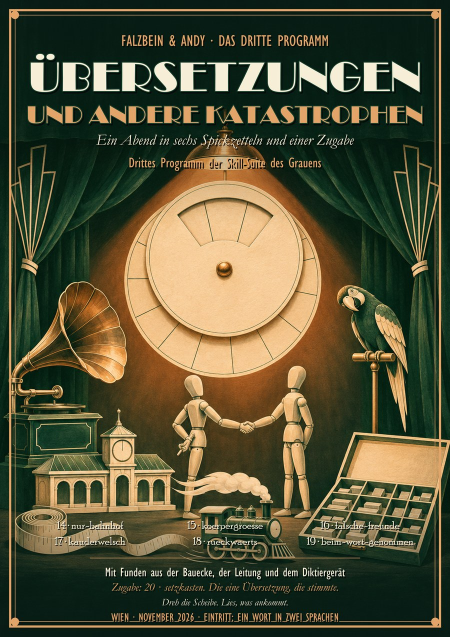
#> input picture plakat/plakat3_de-web.jpg, 900 x 1273 px (shown at 1/2 size)
$ python plakat3.py plakat3_de-web.jpg
#> lines starting #> are read from the running program, lines starting #| are printed output that depends on the picture
# -*- coding: utf-8 -*-
"""plakat3.py - das Plakat der dritten Spielzeit „Übersetzungen und andere Katastrophen“, deutsch und englisch.

Bild von Codex ohne Schrift (bild_ohne_schrift.png, Auftrag in AUFTRAG_bild.md), Schrift gesetzt von Falzbein,
im selben Satz wie die Plakate der ersten beiden Spielzeiten, aber in den Farben der dritten: Flaschengrün,
Elfenbein, Kupfer.

Aufruf:  python plakat3.py [bild] [zielordner]     ohne Argumente: bild_ohne_schrift.png und dieser Ordner
Schreibt plakat3_de.png / plakat3_en.png (A4, 300 dpi) und plakat3_de-web.jpg / plakat3_en-web.jpg (900 px breit).

Druckfassung:  python plakat3.py --format A2|A3 [bild] [zielordner]
A2 4961x7016, A3 3508x4961, 300 dpi, alle Maße mit Höhe/3508 skaliert; Bild ist dann
bild_ohne_schrift_x2.png (SeedVR2 x2), Ziel druck/. Schreibt plakat3_<de|en>_<F>.png,
_beschnitt.png (3 mm = 35 px ringsum, Rahmen und Schrift an derselben Stelle) und _vorschau.jpg.

12.11.2026, auf Andys Wort: Die Nummernzeilen unten waren schlecht lesbar, weil das Bild dort hell
ist. Der dunkle Verlauf unten beginnt darum bei 0,70 statt 0,78 der Höhe und geht bis 235 statt 215,
und die Nummern tragen einen kräftigeren Schatten (mit Kontur).
"""
import os
import sys

from PIL import Image, ImageDraw, ImageFont

HIER = os.path.dirname(os.path.abspath(__file__))
W, H = 2480, 3508
F = "C:/Windows/Fonts/"
KUPFER = (226, 164, 104)
ELFENBEIN = (246, 238, 214)
DUNKEL = (8, 26, 20)
KONTUR = (18, 58, 42)
SCHATTEN = (4, 12, 9)
RAND = 260
UNTEN_AB, UNTEN_BIS = 0.70, 235  # dunkler Verlauf unten: Beginn (Anteil der Höhe), Deckkraft am Fuß

FORMATE = {"A2": (4961, 7016), "A3": (3508, 4961)}
BESCHNITT = 35  # 3 mm bei 300 dpi
FORMAT = None
OFF = 0
K = 1.0


def formatieren(name):
    """Stellt Endformat, Beschnitt und Maßfaktor für A2 oder A3 ein."""
    global W, H, FORMAT, OFF, K
    FORMAT = name
    W, H = FORMATE[name]
    OFF = BESCHNITT
    K = H / 3508


def m(v):
    """Ein Maß des A4-Satzes; im Druckformat mit Höhe/3508 skaliert, sonst unverändert."""
    return v if FORMAT is None else round(v * K)


def font(name, size):
    return ImageFont.truetype(F + name, size)


def grund(pfad):
    cw, ch = W + 2 * OFF, H + 2 * OFF
    quelle = Image.open(pfad).convert("RGB")
    s = ch / quelle.height
    bild = quelle.resize((round(quelle.width * s), ch), Image.BICUBIC)
    if bild.width < cw:
        s = cw / quelle.width
        bild = quelle.resize((cw, round(quelle.height * s)), Image.BICUBIC)
    x0 = (bild.width - cw) // 2
    y0 = (bild.height - ch) // 2
    img = bild.crop((x0, y0, x0 + cw, y0 + ch))
    maske = Image.new("L", (cw, ch), 0)
    md = ImageDraw.Draw(maske)
    for y in range(ch):
        yy = min(max(y - OFF, 0), H - 1)
        if yy < H * 0.36:
            a = int(200 * (1 - yy / (H * 0.36)) ** 1.2)
        elif yy > H * UNTEN_AB:
            a = int(UNTEN_BIS * ((yy - H * UNTEN_AB) / (H * (1 - UNTEN_AB))) ** 0.9)
        else:
            a = 0
        md.line([(0, y), (cw, y)], fill=a)
    img.paste(Image.new("RGB", (cw, ch), DUNKEL), (0, 0), maske)
    return img


def setzen(bildpfad, t, zielordner, name):
    img = grund(bildpfad)
    d = ImageDraw.Draw(img)

    def mitte(text, y, fname, size, fill=ELFENBEIN, stroke=0):
        while True:
            f = font(fname, m(size))
            b = d.textbbox((0, 0), text, font=f, stroke_width=stroke)
            if b[2] - b[0] <= W - m(RAND) or size < 30:
                break
            size -= 4
        x = (W - (b[2] - b[0])) / 2 - b[0] + OFF
        d.text((x + m(6), y + m(8) + OFF), text, font=f, fill=SCHATTEN, stroke_width=stroke, stroke_fill=SCHATTEN)
        d.text((x, y + OFF), text, font=f, fill=fill, stroke_width=stroke, stroke_fill=KONTUR)
        return y + (b[3] - b[1])

    d.rectangle([m(50) + OFF, m(50) + OFF, W - m(50) + OFF, H - m(50) + OFF], outline=KUPFER, width=m(12))
    d.rectangle([m(82) + OFF, m(82) + OFF, W - m(82) + OFF, H - m(82) + OFF], outline=KUPFER, width=m(3))
    for cx, cy in ((m(82), m(82)), (W - m(82), m(82)), (m(82), H - m(82)), (W - m(82), H - m(82))):
        d.ellipse([cx - m(22) + OFF, cy - m(22) + OFF, cx + m(22) + OFF, cy + m(22) + OFF], fill=KUPFER)

    y = m(170)
    y = mitte(t["ueber"], y, "GILC____.TTF", 88, KUPFER) + m(55)
    y = mitte(t["titel1"][0], y, "BROADW.TTF", t["titel1"][1], ELFENBEIN, m(5)) + m(45)
    y = mitte(t["titel2"][0], y, "BROADW.TTF", t["titel2"][1], KUPFER, m(5)) + m(60)
    y = mitte(t["unter"], y, "GARAIT.TTF", 84, ELFENBEIN) + m(45)
    mitte(t["art"], y, "GILC____.TTF", 80, KUPFER)

    prog = font("POORICH.TTF", m(60))
    yu = int(H * 0.815)
    for i, text in enumerate(t["nummern"]):
        spalte, zeile = i % 3, i // 3
        x = [W * 0.20, W * 0.50, W * 0.80][spalte] + OFF
        b = d.textbbox((0, 0), text, font=prog)
        # kräftiger Schatten: versetzt und mit Kontur, dazu eine schmale dunkle Kontur um die Schrift
        d.text((x - (b[2] - b[0]) / 2 + m(5), yu + zeile * m(88) + m(6) + OFF), text, font=prog, fill=SCHATTEN,
               stroke_width=m(4), stroke_fill=SCHATTEN)
        d.text((x - (b[2] - b[0]) / 2, yu + zeile * m(88) + OFF), text, font=prog, fill=ELFENBEIN,
               stroke_width=m(2), stroke_fill=SCHATTEN)
    yu += 2 * m(88) + m(40)
    d.line([(W * 0.2 + OFF, yu + OFF), (W * 0.8 + OFF, yu + OFF)], fill=KUPFER, width=m(3))
    yu += m(35)
    yu = mitte(t["besetzung"], yu, "GILC____.TTF", 70, ELFENBEIN) + m(26)
    yu = mitte(t["gast"], yu, "GARAIT.TTF", 62, KUPFER) + m(24)
    yu = mitte(t["satz"], yu, "GARAIT.TTF", 54, ELFENBEIN) + m(30)
    mitte(t["fuss"], yu, "GILC____.TTF", 62, KUPFER)

    if FORMAT:
        from druck_speichern import speichern
        return speichern(img, OFF, zielordner, name + "_" + FORMAT)
    a4 = os.path.join(zielordner, name + ".png")
    web = os.path.join(zielordner, name + "-web.jpg")
    img.save(a4, dpi=(300, 300))
    img.resize((900, round(H * 900 / W)), Image.LANCZOS).save(web, quality=88)
    print("ok", a4)


DE = dict(
    ueber="FALZBEIN & ANDY · DAS DRITTE PROGRAMM",
    titel1=("ÜBERSETZUNGEN", 236),
    titel2=("UND ANDERE KATASTROPHEN", 150),
    unter="Ein Abend in sechs Spickzetteln und einer Zugabe",
    art="Drittes Programm der Skill-Suite des Grauens",
    nummern=["14 · nur-bahnhof", "15 · koerpergroesse", "16 · falsche-freunde",
             "17 · kauderwelsch", "18 · rueckwaerts", "19 · beim-wort-genommen"],
    besetzung="Mit Funden aus der Bauecke, der Leitung und dem Diktiergerät",
    gast="Zugabe: 20 · setzkasten. Die eine Übersetzung, die stimmte.",
    satz="Dreh die Scheibe. Lies, was ankommt.",
    fuss="WIEN · NOVEMBER 2026 · EINTRITT: EIN WORT IN ZWEI SPRACHEN",
)

EN = dict(
    ueber="FALZBEIN & ANDY · THE THIRD PROGRAM",
    titel1=("LOST IN", 236),
    titel2=("TRANSLATION", 236),
    unter="and other catastrophes, in six cheat sheets and an encore",
    art="Third program of the Skill Suite of Horrors",
    nummern=["14 · mondegreen", "15 · body-language", "16 · false-friends",
             "17 · gobbledygook", "18 · back-to-front", "19 · word-for-word"],
    besetzung="With finds from the build corner, the lead and the dictaphone",
    gast="Encore: 20 · ps-and-qs. The one translation that fit.",
    satz="Turn the wheel. Read what arrives.",
    fuss="VIENNA · NOVEMBER 2026 · ADMISSION: ONE WORD IN TWO LANGUAGES",
)

if __name__ == "__main__":
    args = sys.argv[1:]
    if "--format" in args:
        stelle = args.index("--format")
        wahl = args[stelle + 1].upper()
        del args[stelle:stelle + 2]
        if wahl not in FORMATE:
            sys.exit("--format A2 oder A3")
        formatieren(wahl)
    bild = args[0] if len(args) > 0 else os.path.join(HIER, "bild_ohne_schrift_x2.png" if FORMAT else "bild_ohne_schrift.png")
    ziel = args[1] if len(args) > 1 else (os.path.join(HIER, "druck") if FORMAT else HIER)
    setzen(bild, DE, ziel, "plakat3_de")
#> in grund, quelle is the input picture: PIL image 900x1273 RGB; mean R, G, B 84.5, 82.3, 54.5
#> in grund, `bild = quelle.resize((round(quelle.width * s), ch), Image.BICUBIC)`:
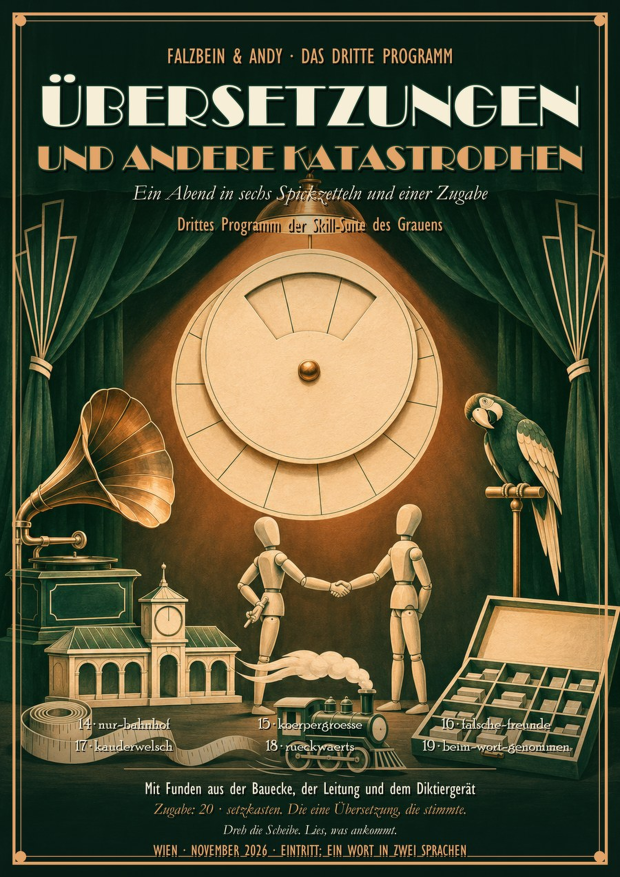
#> bild: PIL image 2480x3508 RGB (shown at 1/4 size); mean R, G, B 84.5, 82.3, 54.5
#> in grund, `maske = Image.new("L", (cw, ch), 0)`: maske: PIL image 2480x3508 L; every value is 0
#> in grund, `img.paste(Image.new("RGB", (cw, ch), DUNKEL), (0, 0), maske)`:
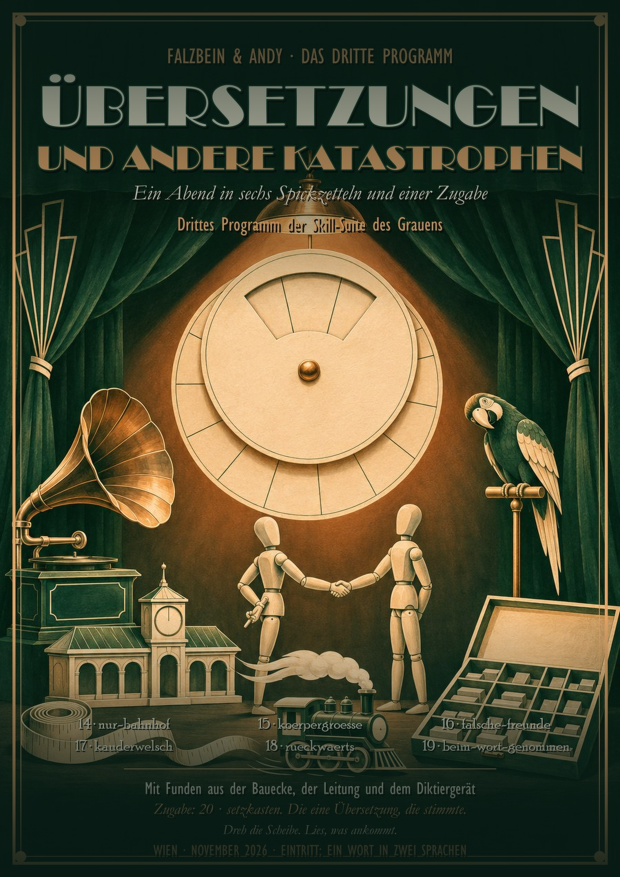
#> img: PIL image 2480x3508 RGB (shown at 1/4 size); mean R, G, B 72.3, 72.6, 48
#> the loop in mitte, `while True:` made 1 pass
#> b on pass 1: (0, 17, 1947, 83)
#> after the loop in mitte, `while True:`: size = 88
#> in mitte, `x = (W - (b[2] - b[0])) / 2 - b[0] + OFF`: x = 266.5
#> in setzen, `y = mitte(t["ueber"], y, "GILC____.TTF", 88, KUPFER) + m(55)`: y = 291
#> the loop in mitte (call 2), `while True:` made 1 pass
#> b on pass 1: (-5, -1, 2115, 228)
#> in setzen, `y = mitte(t["titel1"][0], y, "BROADW.TTF", t["titel1"][1], ELFENBEIN, ..`: y = 565
#> in setzen, `y = mitte(t["titel2"][0], y, "BROADW.TTF", t["titel2"][1], KUPFER, m(5..`: y = 745
#> in setzen, `y = mitte(t["unter"], y, "GARAIT.TTF", 84, ELFENBEIN) + m(45)`: y = 871
#> the loop in setzen, `for i, text in enumerate(t["nummern"]):` made 6 passes
#> b on passes 1 to 6: (0, 10, 501, 57), (0, 10, 598, 68), (0, 10, 601, 57), (0, 10, 547, 57), (0, 10, 503, 57), (0, 10, 803, 68)
#> in setzen, `yu = mitte(t["besetzung"], yu, "GILC____.TTF", 70, ELFENBEIN) + m(26)`: yu = 3204
#> in setzen, `yu = mitte(t["gast"], yu, "GARAIT.TTF", 62, KUPFER) + m(24)`: yu = 3297
#> in setzen, `yu = mitte(t["satz"], yu, "GARAIT.TTF", 54, ELFENBEIN) + m(30)`: yu = 3374
#> in setzen, `img.save(a4, dpi=(300, 300))`:
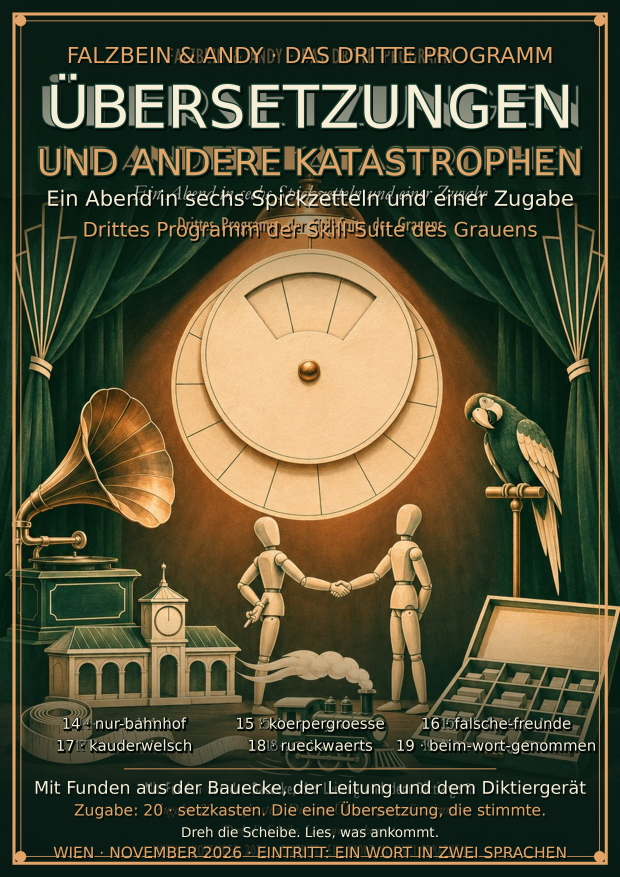
#> saved as plakat3_de.png: PIL image 2480x3508 RGB (shown at 1/4 size); mean R, G, B 82.3, 79.8, 53.6
#> in setzen, `img.resize((900, round(H * 900 / W)), Image.LANCZOS).save(web, quality..`:
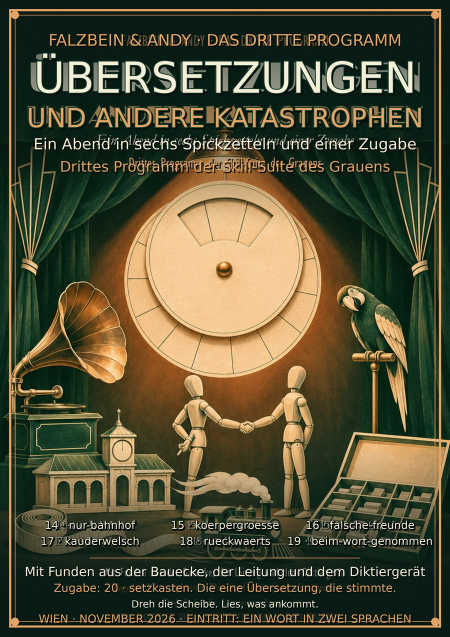
#> saved as plakat3_de-web.jpg: PIL image 900x1273 RGB (shown at 1/2 size); mean R, G, B 82.4, 79.8, 53.6
#| ok plakat/plakat3_de.png
    setzen(bild, EN, ziel, "plakat3_en")
#> call 2 of grund, with pfad = 'plakat3_de-web.jpg'
#> in grund (call 2), `img.paste(Image.new("RGB", (cw, ch), DUNKEL), (0, 0), maske)`:
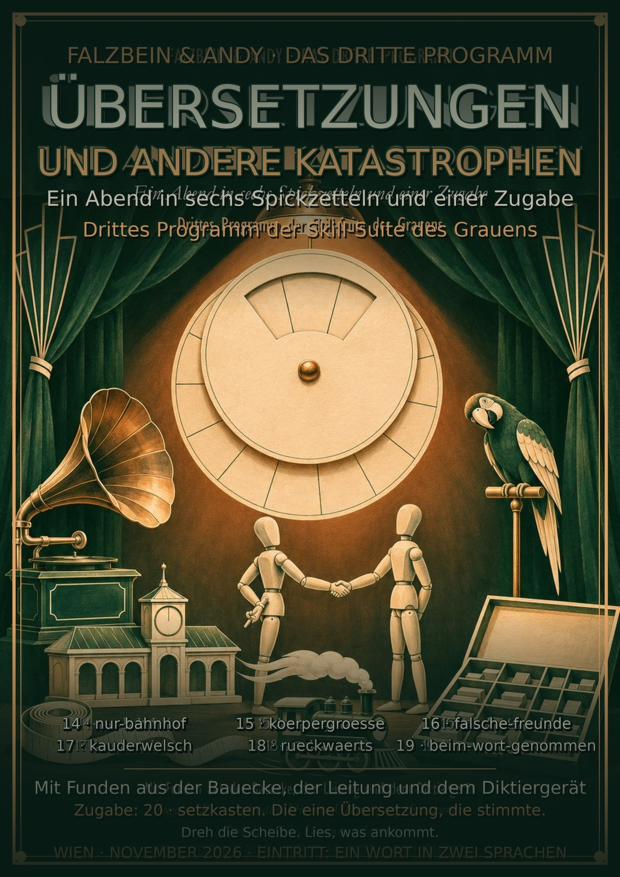
#> img: PIL image 2480x3508 RGB (shown at 1/4 size); mean R, G, B 70.5, 70.9, 47.4
#> in setzen (call 2), `y = mitte(t["ueber"], y, "GILC____.TTF", 88, KUPFER) + m(55)`: y = 291
#> in setzen (call 2), `y = mitte(t["titel1"][0], y, "BROADW.TTF", t["titel1"][1], ELFENBEIN, ..`: y = 524
#> in setzen (call 2), `y = mitte(t["titel2"][0], y, "BROADW.TTF", t["titel2"][1], KUPFER, m(5..`: y = 772
#> in setzen (call 2), `y = mitte(t["unter"], y, "GARAIT.TTF", 84, ELFENBEIN) + m(45)`: y = 891
#> the loop in setzen (call 2), `for i, text in enumerate(t["nummern"]):` made 6 passes
#> b on passes 1 to 6: (0, 10, 515, 68), (0, 10, 582, 68), (0, 10, 505, 57), (0, 10, 558, 68), (0, 10, 524, 57), (0, 10, 551, 57)
#> in setzen (call 2), `yu = mitte(t["besetzung"], yu, "GILC____.TTF", 70, ELFENBEIN) + m(26)`: yu = 3204
#> in setzen (call 2), `yu = mitte(t["gast"], yu, "GARAIT.TTF", 62, KUPFER) + m(24)`: yu = 3288
#> in setzen (call 2), `yu = mitte(t["satz"], yu, "GARAIT.TTF", 54, ELFENBEIN) + m(30)`: yu = 3360
#> in setzen (call 2), `img.save(a4, dpi=(300, 300))`:
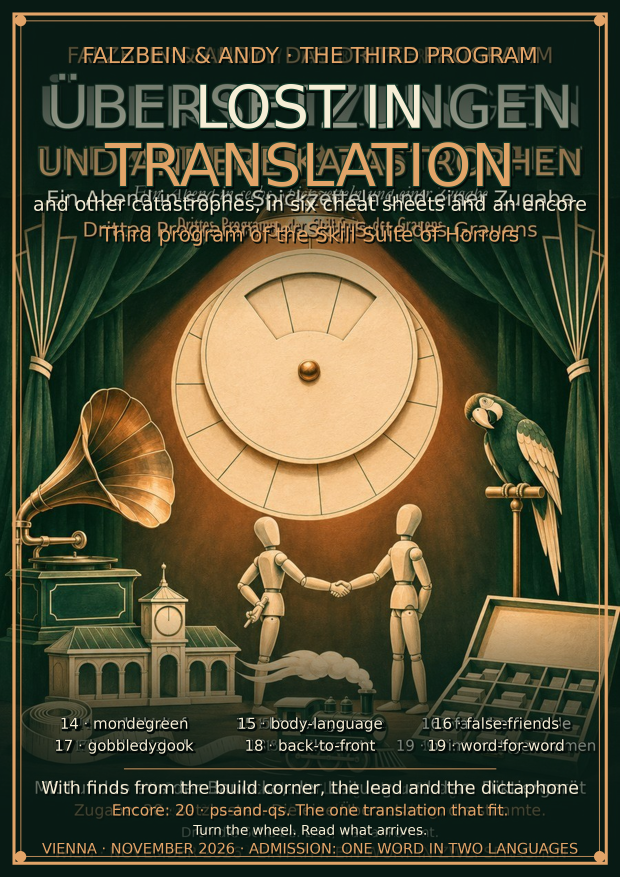
#> saved as plakat3_en.png: PIL image 2480x3508 RGB (shown at 1/4 size); mean R, G, B 79.6, 77.1, 51.9
#> in setzen (call 2), `img.resize((900, round(H * 900 / W)), Image.LANCZOS).save(web, quality..`:
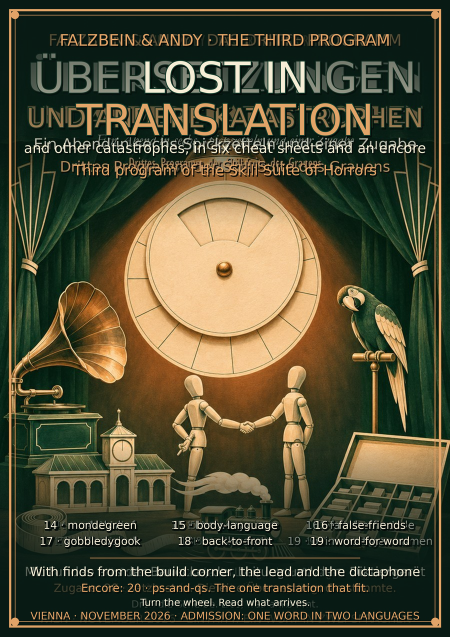
#> saved as plakat3_en-web.jpg: PIL image 900x1273 RGB (shown at 1/2 size); mean R, G, B 79.6, 77.1, 51.9
#| ok plakat/plakat3_en.png

$ run again, on web/plakat3-web-en.jpg
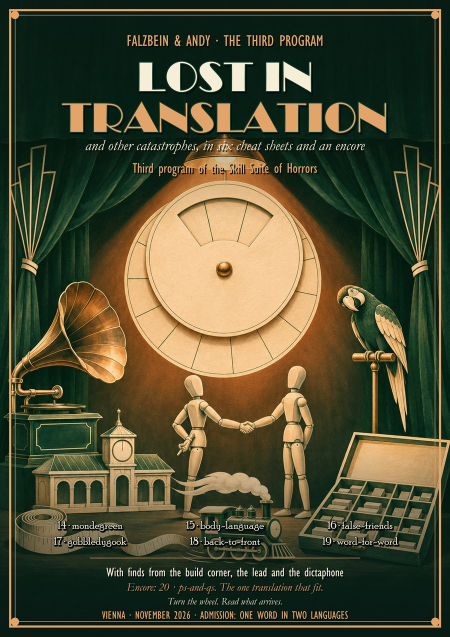
#> input picture web/plakat3-web-en.jpg, 900 x 1273 px (shown at 1/2 size)
#> in grund, quelle is the input picture: PIL image 900x1273 RGB; mean R, G, B 79, 77.5, 50.9
#> maske: PIL image 2480x3508 L; every value is 0
#> in grund, `img.paste(Image.new("RGB", (cw, ch), DUNKEL), (0, 0), maske)`:
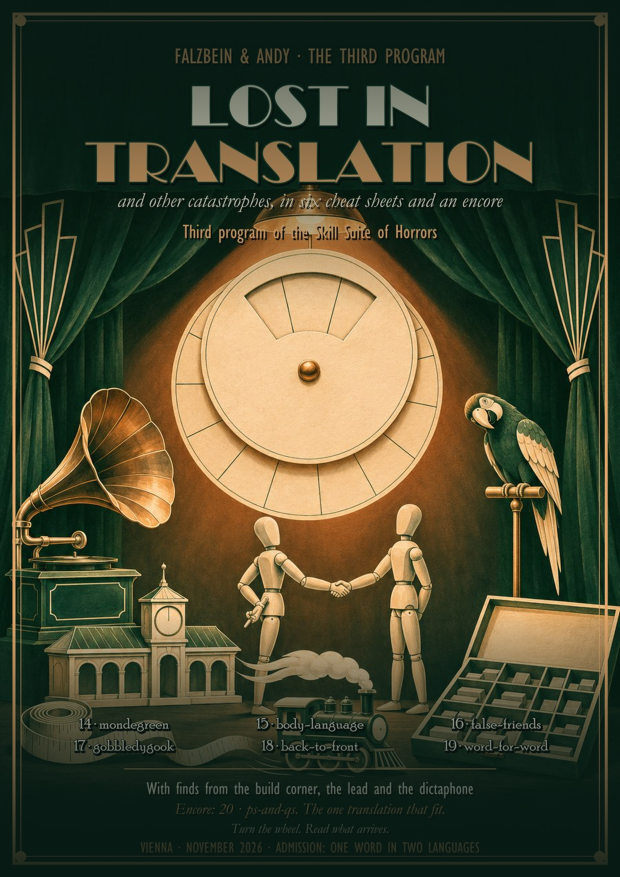
#> img: PIL image 2480x3508 RGB (shown at 1/4 size); mean R, G, B 69.1, 69.9, 46
#> the loop in mitte, `while True:` made 1 pass
#> b on pass 1: (0, 17, 1947, 83)
#> after the loop in mitte, `while True:`: size = 88
#> x = 266.5
#> in setzen, `y = mitte(t["ueber"], y, "GILC____.TTF", 88, KUPFER) + m(55)`: y = 291
#> the loop in mitte (call 2), `while True:` made 1 pass
#> b on pass 1: (-5, -1, 2115, 228)
#> in setzen, `y = mitte(t["titel1"][0], y, "BROADW.TTF", t["titel1"][1], ELFENBEIN, ..`: y = 565
#> in setzen, `y = mitte(t["titel2"][0], y, "BROADW.TTF", t["titel2"][1], KUPFER, m(5..`: y = 745
#> in setzen, `y = mitte(t["unter"], y, "GARAIT.TTF", 84, ELFENBEIN) + m(45)`: y = 871
#> the loop in setzen, `for i, text in enumerate(t["nummern"]):` made 6 passes
#> b on passes 1 to 6: (0, 10, 501, 57), (0, 10, 598, 68), (0, 10, 601, 57), (0, 10, 547, 57), (0, 10, 503, 57), (0, 10, 803, 68)
#> in setzen, `yu = mitte(t["besetzung"], yu, "GILC____.TTF", 70, ELFENBEIN) + m(26)`: yu = 3204
#> in setzen, `yu = mitte(t["gast"], yu, "GARAIT.TTF", 62, KUPFER) + m(24)`: yu = 3297
#> in setzen, `yu = mitte(t["satz"], yu, "GARAIT.TTF", 54, ELFENBEIN) + m(30)`: yu = 3374
#| ok plakat/plakat3_de.png
#> in setzen (call 2), `y = mitte(t["ueber"], y, "GILC____.TTF", 88, KUPFER) + m(55)`: y = 291
#> in setzen (call 2), `y = mitte(t["titel1"][0], y, "BROADW.TTF", t["titel1"][1], ELFENBEIN, ..`: y = 524
#> in setzen (call 2), `y = mitte(t["titel2"][0], y, "BROADW.TTF", t["titel2"][1], KUPFER, m(5..`: y = 772
#> in setzen (call 2), `y = mitte(t["unter"], y, "GARAIT.TTF", 84, ELFENBEIN) + m(45)`: y = 891
#> the loop in setzen (call 2), `for i, text in enumerate(t["nummern"]):` made 6 passes
#> b on passes 1 to 6: (0, 10, 515, 68), (0, 10, 582, 68), (0, 10, 505, 57), (0, 10, 558, 68), (0, 10, 524, 57), (0, 10, 551, 57)
#> in setzen (call 2), `yu = mitte(t["besetzung"], yu, "GILC____.TTF", 70, ELFENBEIN) + m(26)`: yu = 3204
#> in setzen (call 2), `yu = mitte(t["gast"], yu, "GARAIT.TTF", 62, KUPFER) + m(24)`: yu = 3288
#> in setzen (call 2), `yu = mitte(t["satz"], yu, "GARAIT.TTF", 54, ELFENBEIN) + m(30)`: yu = 3360
#> in setzen (call 2), `img.resize((900, round(H * 900 / W)), Image.LANCZOS).save(web, quality..`:
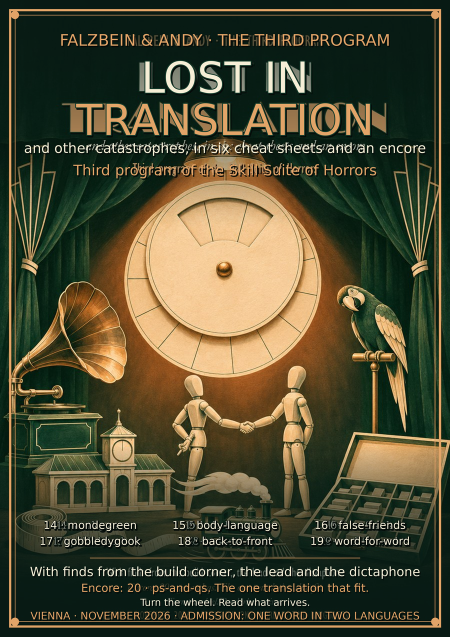
#> saved as plakat3_en-web.jpg: PIL image 900x1273 RGB (shown at 1/2 size); mean R, G, B 77.9, 75.9, 50.4
#| ok plakat/plakat3_en.png
